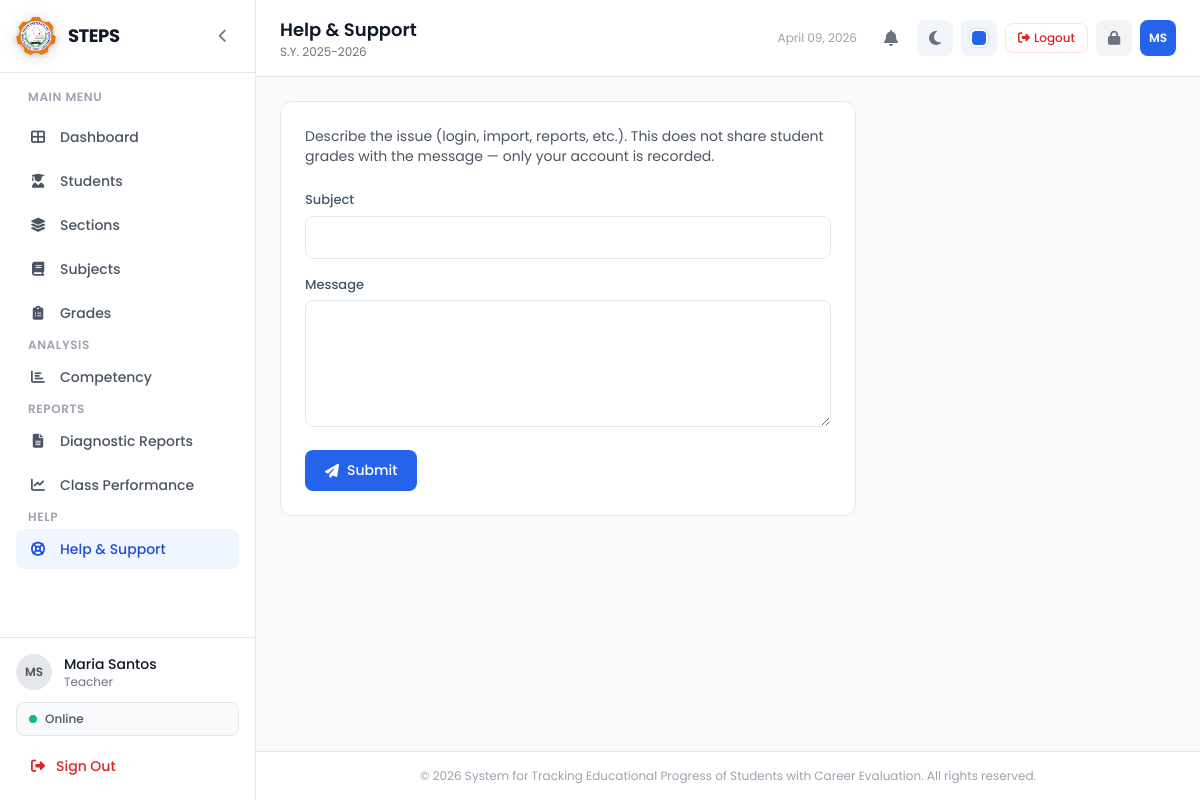
The page /support/request.php (signed in) on the database as committed earlier.
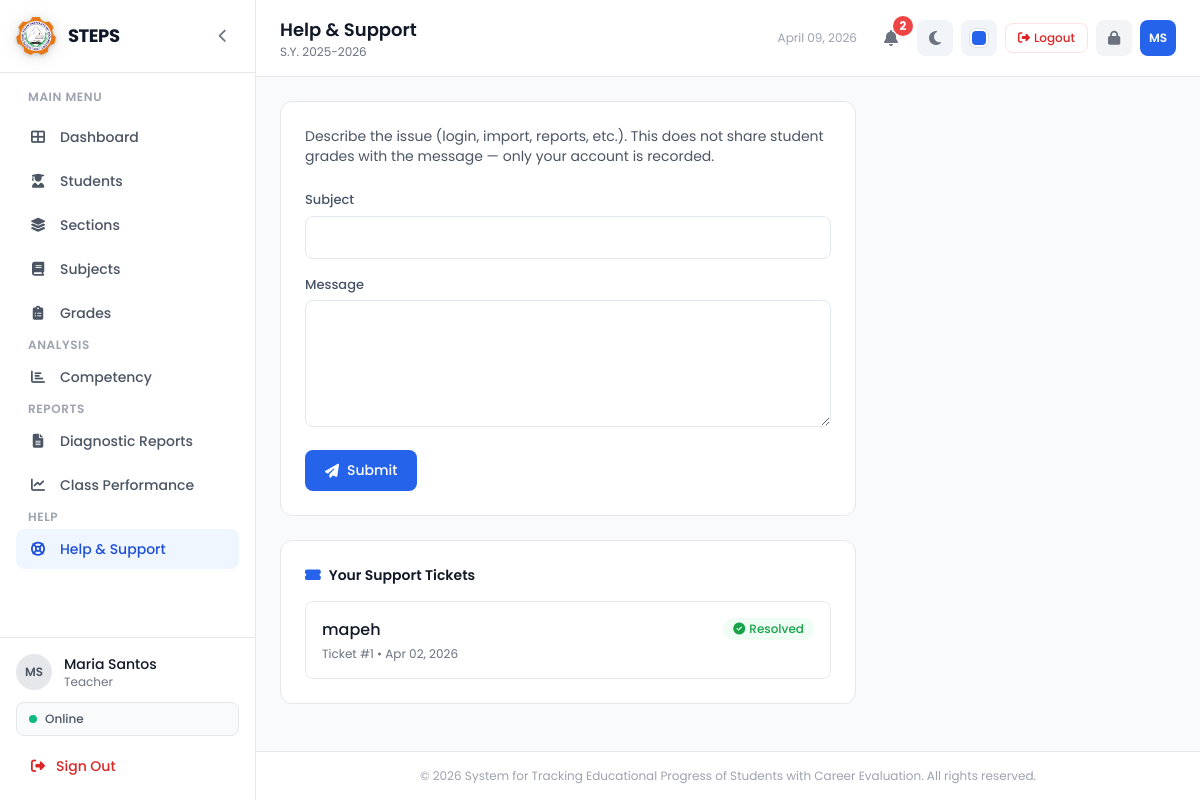
The same page on the database as committed later.
### tables this page shows
CREATE TABLE IF NOT EXISTS `support_tickets` (
  `id` int NOT NULL AUTO_INCREMENT,
  `user_id` int NOT NULL,
  `subject` varchar(200) NOT NULL,
  `message` text NOT NULL,
  `status` enum('open','in_progress','resolved') NOT NULL DEFAULT 'open',
  `admin_reply` text,
  `replied_by` int DEFAULT NULL,
  `created_at` timestamp NULL DEFAULT CURRENT_TIMESTAMP,
  `updated_at` timestamp NULL DEFAULT CURRENT_TIMESTAMP ON UPDATE CURRENT_TIMESTAMP,
  PRIMARY KEY (`id`),
  KEY `user_id` (`user_id`),
  KEY `replied_by` (`replied_by`),
  KEY `idx_support_status` (`status`)
);

### config/constants.php (called while the page is built, shortened)
<?php
function sanitize($data) {
    return htmlspecialchars(strip_tags(trim($data)), ENT_QUOTES, 'UTF-8');
}
function getUnreadNotificationCount($pdo, $userId) {
    try {
        $stmt = $pdo->prepare("SELECT COUNT(*) FROM notifications WHERE user_id = ? AND is_read = 0");
        $stmt->execute([$userId]);
        return (int)$stmt->fetchColumn();
    } catch (PDOException $e) {
        return 0;
    }
}

### support/request.php (the view, shortened to what the changed rows need)
<?php
$pageTitle = 'Help & Support';
require_once __DIR__ . '/../includes/header.php';
$userTickets = [];
try {
    $stmt = $pdo->prepare('SELECT id, subject, status, admin_reply, created_at FROM support_tickets WHERE user_id = ? ORDER BY created_at DESC');
    $stmt->execute([$_SESSION['user_id']]);
    $userTickets = $stmt->fetchAll();
} catch (PDOException $e) {
    $userTickets = [];
}
require_once __DIR__ . '/../includes/sidebar.php';
?>
<?php if (!empty($userTickets)): ?>
<div class="bg-white border border-gray-200 rounded-xl p-6 max-w-xl">
    <h3 class="text-sm font-semibold text-gray-900 mb-4"><i class="fas fa-ticket-alt text-blue-600 mr-2"></i>Your Support Tickets</h3>
    <div class="space-y-3">
        <?php foreach ($userTickets as $ticket): ?>
            <?php
           if ($ticket['status'] === 'resolved') {
                $statusLabel = 'Resolved';
                $statusClass  = 'badge-green';
                $statusIcon   = 'fa-check-circle';
            } elseif ($ticket['status'] === 'in_progress') {
                $statusLabel = 'In Progress';
                $statusClass  = 'badge-blue';
                $statusIcon   = 'fa-spinner';
            } else {
                $statusLabel = 'Pending';
                $statusClass  = 'badge-amber';
                $statusIcon   = 'fa-clock';
            }
            ?>
            <div class="border border-gray-200 rounded-lg p-4">
                <div class="flex items-start justify-between gap-3">
                    <div class="flex-1 min-w-0">
                        <p class="font-medium text-gray-900 truncate"><?= sanitize($ticket['subject']) ?></p>
                        <p class="text-xs text-gray-500 mt-1">Ticket #<?= (int)$ticket['id'] ?> • <?= date('M d, Y', strtotime($ticket['created_at'])) ?></p>
                    </div>
                    <span class="badge <?= $statusClass ?> flex-shrink-0">
                        <i class="fas <?= $statusIcon ?> mr-1"></i><?= $statusLabel ?>
                    </span>
                </div>
            </div>
        <?php endforeach; ?>
    </div>
</div>
<?php endif; ?>
<?php require_once __DIR__ . '/../includes/footer.php'; ?>

### includes/sidebar.php (shortened to what the changed rows need)
<aside id="sidebar" class="sidebar-aside w-64 bg-white border-r border-gray-200 min-h-screen flex flex-col fixed left-0 top-0 z-30 transition-all duration-300 lg:translate-x-0 -translate-x-full">
    <div class="sidebar-header flex-shrink-0 flex items-center justify-between gap-2 p-4 border-b border-gray-200">
        <div class="flex items-center gap-3 min-w-0 flex-1">
            <div class="sidebar-brand min-w-0 overflow-hidden transition-all duration-300">
                <h1 class="font-bold text-lg text-gray-900 tracking-tight truncate"><?= SITE_NAME ?></h1>
            </div>
        </div>
    </div>
</aside>
<div id="main-wrapper" class="main-content-area flex-1 min-h-screen flex flex-col transition-[margin] duration-300">
    <header class="bg-white border-b border-gray-200 sticky top-0 z-10">
        <div class="flex items-center justify-between px-6 py-4">
            <div class="flex items-center gap-4">
                <div>
                    <h2 class="text-lg font-semibold text-gray-900"><?= $pageTitle ?? 'Dashboard' ?></h2>
                </div>
            </div>
            <div class="flex items-center gap-2">
                <?php if (isset($_SESSION['user_id']) && in_array($_SESSION['role'] ?? '', ['teacher', 'guidance'])):
                    $notifCount = getUnreadNotificationCount($pdo, $_SESSION['user_id']);
                ?>
                <div class="relative">
                    <button type="button" onclick="toggleNotificationsDropdown()" class="w-9 h-9 rounded-lg flex items-center justify-center transition-colors relative" title="Notifications">
                        <i class="fas fa-bell text-gray-500 hover:text-gray-700"></i>
                        <?php if ($notifCount > 0): ?>
                        <span class="absolute -top-1 -right-1 w-5 h-5 flex items-center justify-center text-xs font-bold text-white bg-red-500 rounded-full"><?= $notifCount ?></span>
                        <?php endif; ?>
                    </button>
                </div>
                <?php endif; ?>
            </div>
        </div>
    </header>
    <main class="p-6 flex-1">

Rows that differ between the two databases and show on the page:
added support_tickets: subject "mapeh", id "1", created_at "Apr 02, 2026", status "Resolved"
Other text that changed with them:
$notifCount: (not shown) → "2"
text now shown: "Your Support Tickets"
